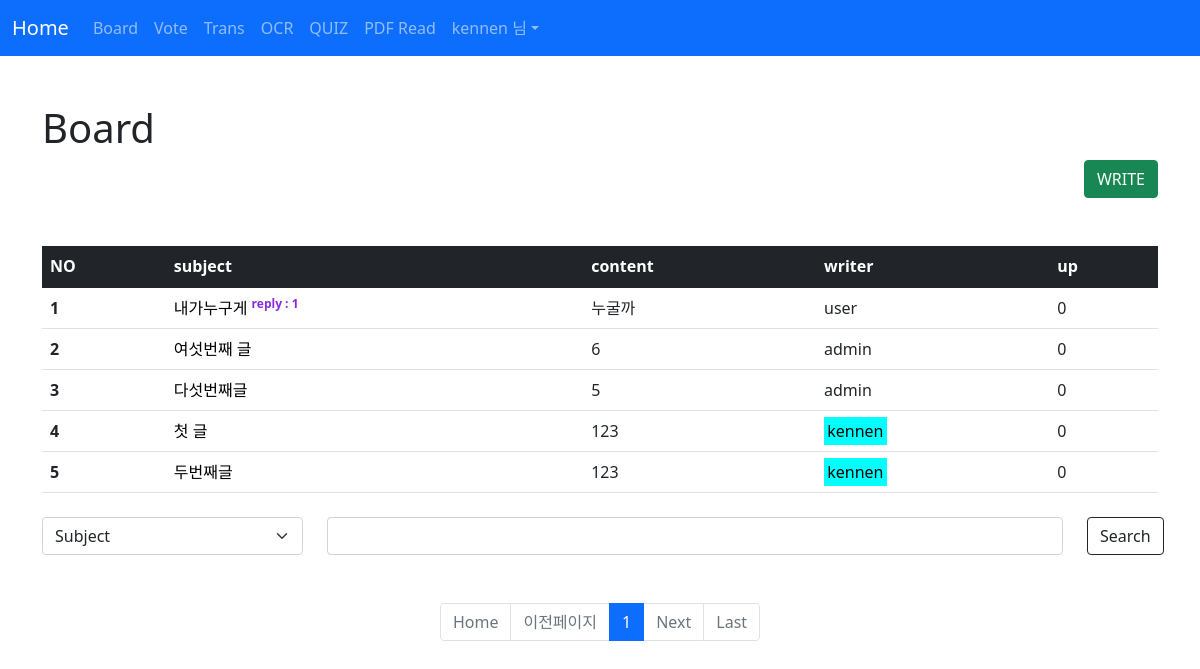
The page /board/ (signed in) on the database its author committed.
### acc/models.py (models this page shows)
class User(AbstractUser):
    userpic = models.ImageField(upload_to="usr/%y", blank=True)
    nickname = models.CharField(max_length=30, blank=True)
    comment = models.TextField(blank=True)
    point = models.IntegerField(default=0)
    pass

### board/models.py (models this page shows, shortened)
class Board(models.Model):
    subject = CharField(max_length=100)
    writer = CharField(max_length=30)
    content = TextField()
    likey = IntegerField(default=0)
    up = models.ManyToManyField(User)
    c_time = models.DateTimeField()

### board/views.py (the view)
# urls.py: path('', views.index, name="index"),
def index(request):
    page = request.GET.get('page',1)    #페이지가없으면 1로 받겠다.
    kw = request.GET.get('kw','')
    cate = request.GET.get('cate','')
    if kw:
        if cate == "subject":
            b = Board.objects.filter(subject__startswith=kw).order_by("-c_time")
        elif cate == "writer":
            b = Board.objects.filter(writer = kw).order_by("-c_time")
        else:
            b = Board.objects.filter(content__contains=kw).order_by("-c_time")
    else:
        b = Board.objects.order_by("-c_time")
    pag = Paginator(b,10)
    obj = pag.get_page(page)
    context = {
        'con' : obj,
        'kw' : kw,
        'cate' : cate
    }
    return render(request,"board/index.html",context)

### template/board/index.html (shortened to what this page needs)
{% extends 'base.html' %}
{% block content %}
<div class="container mt-5">
    <h1>Board</h1>
    <div class="text-end">
        <a href="{% url 'board:create' %}"><button type="button" class="btn btn-success">WRITE</button></a>
    </div>
    <table class="table mt-5 table-hover">
        <thead class="table-dark">
        <tr>
            <th scope="col">NO</th>
            <th scope="col">subject</th>
            <th scope="col">content</th>
            <th scope="col">writer</th>
            <th scope="col">up</th>
        </tr>
        </thead>
        <tbody>
        {% if con %}
            {% for i in con %}
            {% load mathfilters %}
            <tr>
                <th scope="row">{{ con.number|mul:10|add:forloop.counter|sub:10}}</th>
                <td>
                    <a href="{% url 'board:detail' i.id%}">{{ i.subject }}</a>
                    {% if i.reply_set.count %}
                        <sup style="color: blueviolet; font-weight: bold;">reply : {{ i.reply_set.count }}</sup>
                    {% endif %}
                </td>
                <td>{{ i.content }}</td>
                {% if user.username == i.writer %}
                    <td><mark style="background-color: aqua;">{{ i.writer }}</mark></td>
                {% else %}
                    <td>{{ i.writer }}</td>
                {% endif %}
                <td>{{ i.up.all.count }}</td>
            </tr>
            {% endfor %}
        {% else %}
        <td colspan="5">No Result</td>
        {% endif %}
        </tbody>
    </table>
    <form>
        <div class="row mt-4 mb-5">
            <div class="col-lg-3">
                <select name="cate" class="form-select" aria-label="Default select example">
                    <option value="subject" {% if cate == 'subject' %} selected {% endif %}>Subject</option>
                </select>
            </div>
            <div class="col-lg-8">
                <input type="text" name="kw" value="{{kw}}"class="form-control" aria-describedby="emailHelp">
            </div>
            <div class="col-lg-1">
                <button type="submit" class="btn btn-outline-dark">Search</button>
            </div>
        </div>
    </form>
    <nav aria-label="Page navigation example">
        <ul class="pagination mt-5 justify-content-center">
            {% if con.has_previous %}
                <li class="page-item">
                    <a class="page-link" href="{% url 'board:index' %}?page=1&kw={{kw}}&cate={{cate}}">Home</a>
                </li>
                <li class="page-item">
                    <a class="page-link" href="{% url 'board:index' %}?page={{con.previous_page_number}}&kw={{kw}}&cate={{cate}}">Previous</a>
                </li>
            {% else %}
                <li class="page-item disabled">
                    <a class="page-link" href="{% url 'board:index' %}?page=1&kw={{kw}}&cate={{cate}}">Home</a>
                </li>
                <li class="page-item disabled">
                    <a class="page-link">이전페이지</a>
                </li>
            {% endif %}
            {% for i in con.paginator.page_range %}
                {% if i >= con.number|sub:1|intdiv:10|mul:10|add:1 and i <= con.number|sub:1|intdiv:10|mul:10|add:10 %}
                    {% if i == con.number %}
                        <li class="page-item active"><a class="page-link" href="{% url 'board:index' %}?page={{i}}&kw={{kw}}&cate={{cate}}">{{i}}</a></li>
                    {% else %}
                        <li class="page-item"><a class="page-link" href="{% url 'board:index' %}?page={{i}}&kw={{kw}}&cate={{cate}}">{{i}}</a></li>
                    {% endif %}
                {% endif %}
            {% endfor %}
            {% if con.has_next %}
                <li class="page-item">
                    <a class="page-link" href="{% url 'board:index' %}?page={{con.next_page_number}}&kw={{kw}}&cate={{cate}}">Next</a>
                </li>
                <li class="page-item">
                    <a class="page-link" href="{% url 'board:index' %}?page={{con.paginator.num_pages}}&kw={{kw}}&cate={{cate}}">Last</a>
                </li>
            {% else %}
                <li class="page-item disabled">
                    <a class="page-link">Next</a>
                </li>
                <li class="page-item disabled">
                    <a class="page-link" href="{% url 'board:index' %}?page={{con.paginator.num_pages}}&kw={{kw}}&cate={{cate}}">Last</a>
                </li>
            {% endif %}
        </ul>
    </nav>
</div>
{% endblock%}

### template/base.html (shortened to what this page needs)
<!doctype html>
<html lang="en">
<head>
    <link href="https://cdn.jsdelivr.net/npm/bootstrap@5.1.1/dist/css/bootstrap.min.css" rel="stylesheet">
</head>
<body>
    {% if request.user.is_authenticated %}
        <nav class="navbar navbar-expand-lg navbar-dark bg-primary">
            <div class="container-fluid">
            <a class="navbar-brand" href="{% url 'acc:index' %}">Home</a>
                <div class="collapse navbar-collapse" id="navbarNavDropdown">
                    <ul class="navbar-nav">
                        <li class="nav-item">
                            <a class="nav-link" href="{% url 'board:index' %}">Board</a>
                        </li>
                        <li class="nav-item">
                            <a class="nav-link" href="{% url 'vote:index' %}">Vote</a>
                        </li>
                        <li class="nav-item">
                            <a class="nav-link" href="{% url 'trans:index' %}">Trans</a>
                        </li>
                        <li class="nav-item">
                            <a class="nav-link" href="{% url 'ocr:index' %}">OCR</a>
                        </li>
                        <li class="nav-item">
                            <a class="nav-link" href="{% url 'quiz:index' %}">QUIZ</a>
                        </li>
                        <li class="nav-item">
                            <a class="nav-link" href="{% url 'pdfread:index' %}">PDF Read</a>
                        </li>
                        <li class="nav-item dropdown">
                            <a class="nav-link dropdown-toggle" href="#" id="navbarDropdown" role="button" data-bs-toggle="dropdown" aria-expanded="false">{{ user.username }} 님</a>
                        </li>
                    </ul>
                </div>
            </div>
        </nav>
        {% block content %}{% endblock %}
    {% endif %}
</body>
</html>

### template/board/index.html (style rules this page uses)
a { text-decoration: none; color: black; }

### rows shown on the page
User: username "kennen"
Board: number|mul "1", subject "내가누구게", reply_set.count "1", content "누굴까", writer "user", up.all.count "0"
Board: number|mul "2", subject "여섯번째 글", content "6", writer "admin", up.all.count "0"
Board: number|mul "3", subject "다섯번째글", content "5", writer "admin", up.all.count "0"
Board: number|mul "4", subject "첫 글", content "123", writer "kennen", up.all.count "0"
Board: number|mul "5", subject "두번째글", content "123", writer "kennen", up.all.count "0"

### other values the page prints
{{ i }} "1"
